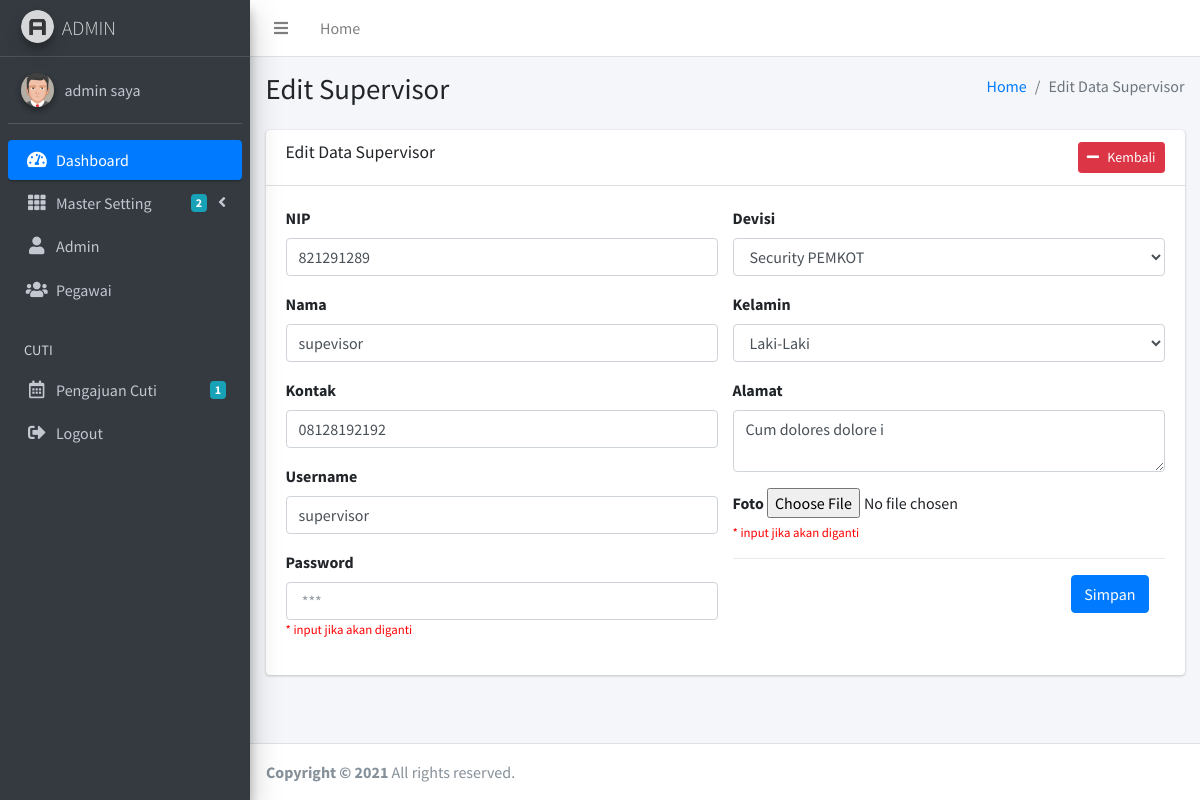
Screenshot of /admin/supervisor_edit.php?id=1 (signed in) with the database file from the repository.
### tables this page shows
CREATE TABLE `tbl_supervisor` (
  `supervisor_id` int(11) NOT NULL,
  `supervisor_devisi` int(11) NOT NULL,
  `supervisor_nip` int(11) NOT NULL,
  `supervisor_nama` varchar(50) NOT NULL,
  `supervisor_kelamin` varchar(20) NOT NULL,
  `supervisor_kontak` varchar(15) NOT NULL,
  `supervisor_alamat` varchar(100) NOT NULL,
  `supervisor_username` varchar(50) NOT NULL,
  `supervisor_password` varchar(100) NOT NULL,
  `supervisor_foto` varchar(100) NOT NULL,
  `supervisor_tanda_tangan` varchar(255) DEFAULT NULL
);

CREATE TABLE `tbl_devisi` (
  `devisi_id` int(11) NOT NULL,
  `devisi_nama` varchar(100) NOT NULL
);

### admin/supervisor_edit.php (the view, shortened to what this page needs)
<?php include 'header.php'; ?>
<div class="content-wrapper">
	<section class="content-header">
		<div class="container-fluid">
			<div class="row mb-2">
				<div class="col-sm-6">
					<h1>Edit Supervisor</h1>
				</div>
				<div class="col-sm-6">
					<ol class="breadcrumb float-sm-right">
						<li class="breadcrumb-item"><a href="index.php">Home</a></li>
						<li class="breadcrumb-item active">Edit Data Supervisor</li>
					</ol>
				</div>
			</div>
		</div>
	</section>
    <section class="content">
      <div class="container-fluid">
        <div class="card card-default">
          <div class="card-header">
            <h3 class="card-title">Edit Data Supervisor</h3>
            <div class="float-right">
              <a href="supervisor.php" class="btn btn-sm btn-danger"><i class="fa fa-minus"></i> &nbsp Kembali</a>
            </div>
          </div>
          <div class="card-body">
            <div class="row">
              <div class="col-md-6">
              	<form action="supervisor_update.php" method="POST">
                  <?php
                  $id = $_GET['id'];
                  $data = mysqli_query($koneksi,"select * from tbl_supervisor where supervisor_id='$id'");
                  $d = mysqli_fetch_assoc($data);
                  ?>
              		<div class="form-group">
              			<label>NIP</label>
              			<input type="number" name="nip" value="<?php echo $d['supervisor_nip'] ?>" class="form-control" required placeholder="Misal : 11121***">
              		</div>
              		<div class="form-group">
              			<label>Nama </label>
              			<input type="text" name="nama" value="<?php echo $d['supervisor_nama'] ?>" class="form-control" required placeholder="Misal : Hamdan, Ali, ...">
              		</div>
              		<div class="form-group">
              			<label>Kontak </label>
              			<input type="text" name="kontak" value="<?php echo $d['supervisor_kontak'] ?>" class="form-control" required placeholder="Misal : 0822**, ...">
              		</div>
              		<div class="form-group">
              			<label>Username </label>
              			<input type="text" name="username" value="<?php echo $d['supervisor_username'] ?>" class="form-control" required placeholder="Misal : Hamdan, Ali, ...">
              		</div>
              		<div class="form-group">
              			<label>Password </label>
              			<input type="password" name="password" class="form-control" required placeholder=" ***">
                    <small><p style="color:red;">* input jika akan diganti</p></small>
              		</div>
              	</div>
              	<div class="col-md-6">
              		<div class="form-group">
              			<label>Devisi</label>
              			<select class="form-control" name="devisi" required>
              				<?php
              				$devisi = mysqli_query($koneksi,"select * from tbl_devisi");
              				while($dv = mysqli_fetch_array($devisi)){
              					?>
              					<option <?php if($d['supervisor_devisi']==$dv['devisi_id']){echo "selected='selected'";} ?> value="<?php echo $dv['devisi_id'] ?>"><?php echo $dv['devisi_nama'] ?></option>
              					<?php
              				}
              				?>
              			</select>
              		</div>
              		<div class="form-group">
              			<label>Kelamin</label>
              			<select class="form-control" name="kelamin" required>
              				<option <?php if($d['supervisor_kelamin']=="Laki-Laki"){echo "selected='selected'";} ?> value="Laki-Laki">Laki-Laki</option>
              			</select>
              		</div>
              		<div class="form-group">
              			<label>Alamat</label>
              			<textarea class="form-control" name="alamat" required><?php echo $d['supervisor_alamat'] ?></textarea>
              		</div>
              		<div class="form-group">
              			<label>Foto</label>
              			<input type="file" name="foto">
                    <small><p style="color:red;">* input jika akan diganti</p></small>
              		</div>
              		<div class="modal-footer">
              			<button type="submit" class="btn btn-primary">Simpan</button>
              		</div>
              </div>
            </div>
          </div>
        </div>
      </div>
    </section>
</div>
<?php include 'footer.php'; ?>

### admin/header.php (shortened to what this page needs)
<!DOCTYPE html>
<html>
<head>
  <link rel="stylesheet" href="../plugins/fontawesome-free/css/all.min.css">
  <link rel="stylesheet" href="https://code.ionicframework.com/ionicons/2.0.1/css/ionicons.min.css">
  <link rel="stylesheet" href="../plugins/tempusdominus-bootstrap-4/css/tempusdominus-bootstrap-4.min.css">
  <link rel="stylesheet" href="../plugins/icheck-bootstrap/icheck-bootstrap.min.css">
  <link rel="stylesheet" href="../plugins/jqvmap/jqvmap.min.css">
  <link rel="stylesheet" href="../plugins/datatables-bs4/css/dataTables.bootstrap4.css">
  <link rel="stylesheet" href="../dist/css/adminlte.min.css">
  <link rel="stylesheet" href="../plugins/overlayScrollbars/css/OverlayScrollbars.min.css">
  <link rel="stylesheet" href="../plugins/daterangepicker/daterangepicker.css">
  <link rel="stylesheet" href="../plugins/summernote/summernote-bs4.css">
</head>
  <?php include '../koneksi.php'; ?>
<body class="hold-transition sidebar-mini layout-fixed">
<div class="wrapper">
  <nav class="main-header navbar navbar-expand navbar-white navbar-light">
    <ul class="navbar-nav">
      <li class="nav-item">
        <a class="nav-link" data-widget="pushmenu" href="#"><i class="fas fa-bars"></i></a>
      </li>
      <li class="nav-item d-none d-sm-inline-block">
        <a href="index.php" class="nav-link">Home</a>
      </li>
    </ul>
  </nav>
  <aside class="main-sidebar sidebar-dark-primary elevation-4">
    <a href="index.php" class="brand-link">
      <img src="../dist/img/AdminLTELogo.png" alt="AdminLTE Logo" class="brand-image img-circle elevation-3"
           style="opacity: .8">
      <span class="brand-text font-weight-light">ADMIN</span>
    </a>
    <?php
    $saya = $_SESSION['id'];
    $data = mysqli_query($koneksi,"select * from tbl_admin where admin_id='$saya'");
    $d = mysqli_fetch_assoc($data);
    ?>
    <div class="sidebar">
      <div class="user-panel mt-3 pb-3 mb-3 d-flex">
        <div class="image">
          <?php
          if($d['admin_foto']=="admin_foto.png"){
            ?>
            <img src="../dist/img/admin_foto.png" class="img-circle elevation-2" alt="User Image">
            <?php
          }else{
            ?>
            <img src="../gambar/user/<?php echo $d['admin_foto'] ?>" class="img-circle elevation-2" alt="User Image">
            <?php
          }
          ?>
        </div>
        <div class="info">
          <a href="index.php" class="d-block"><?php echo $d['admin_nama'] ?></a>
        </div>
      </div>
      <nav class="mt-2">
        <ul class="nav nav-pills nav-sidebar flex-column" data-widget="treeview" role="menu" data-accordion="false">
          <li class="nav-item has-treeview menu-open">
            <a href="index.php" class="nav-link active">
              <i class="nav-icon fas fa-tachometer-alt"></i>
              <p>
                Dashboard
              </p>
            </a>
          </li>
          <li class="nav-item has-treeview">
            <a href="#" class="nav-link">
              <i class="nav-icon fas fa-th"></i>
              <p>
                Master Setting
                <i class="fas fa-angle-left right"></i>
                <span class="badge badge-info right">2</span>
              </p>
            </a>
          </li>
          <li class="nav-item has-treeview">
          <a href="admin.php" class="nav-link">
            <i class="nav-icon fas fa-user"></i>
              <p>
                Admin
              </p>
          </a>
          </li>
          <li class="nav-item has-treeview">
          <a href="karyawan.php" class="nav-link">
            <i class="nav-icon fas fa-users"></i>
              <p>
                Pegawai
              </p>
          </a>
          </li>
          <li class="nav-header">CUTI</li>
          <li class="nav-item">
            <a href="cuti.php" class="nav-link">
              <i class="nav-icon far fa-calendar-alt"></i>
              <p>
                 <?php
                $cuti = mysqli_query($koneksi,"select * from tbl_cuti");
                $ct = mysqli_num_rows($cuti);
                ?>
                Pengajuan Cuti
                <span class="badge badge-info right"><?php echo $ct ?></span>
              </p>
            </a>
          </li>
           <li class="nav-item">
            <a href="logout.php" class="nav-link">
              <i class="nav-icon fas fa-sign-out-alt"></i>
              <p>
                Logout
              </p>
            </a>
          </li>
        </ul>
      </nav>
    </div>
  </aside>

### rows the page displays
tbl_supervisor: nip "821291289", nama "supevisor", kontak "08128192192", username "supervisor", devisi "Security PEMKOT", kelamin "Laki-Laki", alamat "Cum dolores dolore i"

### other values shown
$d['admin_nama'] "admin saya"
$ct "1"
